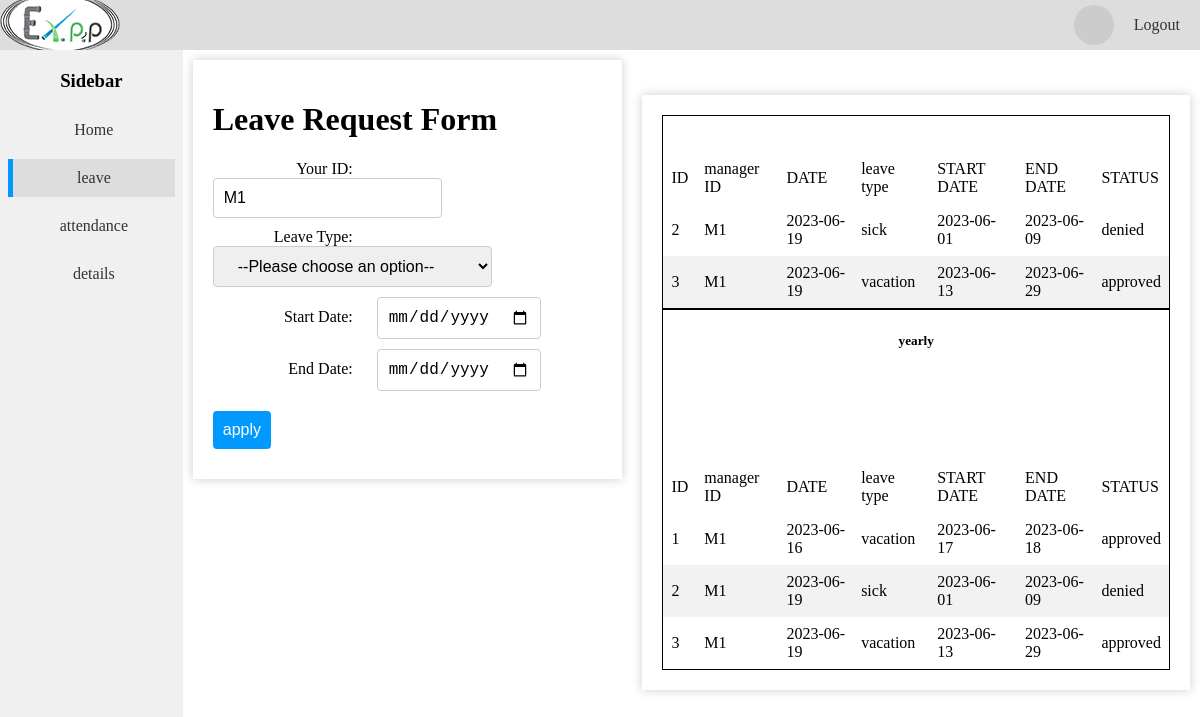
/managerleave.php (signed in), run on the app's committed database.
### tables this page shows
CREATE TABLE `employee_leave` (
  `leaveID` int(11) NOT NULL,
  `employeeID` int(11) DEFAULT NULL,
  `managerID` varchar(255) DEFAULT NULL,
  `date` date NOT NULL,
  `leavetype` varchar(50) NOT NULL,
  `startdate` date NOT NULL,
  `enddate` date NOT NULL,
  `status` varchar(15) NOT NULL
);

### managerleave.php (the view, shortened to what this page needs)
<!DOCTYPE html>
<html>
<head>
</head>
<body>
<div class="page-container">
  <?php include 'header.php'; ?>
  <div class="content-container">
  <div class="sidebar">
    <h3>Sidebar</h3>
    <a href="managerdashboard.php">Home</a>
    <a class="active"href="managerleave.php">leave</a>
    <a href="managerattendance.php">attendance</a>
    <a href="managerdetails.php">details</a>
  </div>
  <div class="rightofsidebar">
<div class="container">
   <h1>Leave Request Form</h1>
   <form action="fillleave.php" method="post"><label for="userID">Your ID:</label>
        <input type="text" id="userID" name="userID" value="<?php echo $_SESSION['user_type']; ?>" required><br>
        <label for="leavetype">Leave Type:</label>
        <select id="leavetype" name="leavetype" required>
            <option value="">--Please choose an option--</option>
        </select><br>
        <label for="startdate">Start Date:</label>
        <input type="date" id="startdate" name="startdate" required><br>
        <label for="enddate">End Date:</label>
        <input type="date" id="enddate" name="enddate" required>
        <input type="submit" value="apply">
    </form>
    </div>
    <div class="container">
     <div class="employee-info">
    <table>
            <thead> <br><br>
            <tr>
                <td>ID</td>
                <td>manager ID</td>
                <td>DATE</td>
                <td>leave type</td>
                <td>START DATE</td>
                <td>END DATE</td>
                <td>STATUS</td>
            </tr>
            </thead>
         <tbody>
            <?php
            require_once "connection.php";
            $sql = "SELECT * from employee_leave WHERE managerID IS NOT NULL  AND date=CURDATE()";
            $query = $conn->query($sql);
            if ($query->num_rows > 0) {
              while($row = $query->fetch_assoc()) {
                  echo "<tr>";
                  echo "<td>" . $row["leaveID"] . "</td>";
                  echo "<td>" . $row["managerID"] . "</td>";
                  echo "<td>" . $row["date"] . "</td>";
                  echo "<td>" . $row["leavetype"] . "</td>";
                  echo "<td>" . $row["startdate"] . "</td>";
                  echo "<td>" . $row["enddate"] . "</td>";
                  echo "<td>" . $row["status"] . "</td>";
                  echo "</tr>";
              }
          } else {
              echo "<tr><td colspan='11'>No results found</td></tr>";
          }
            ?>
         </tbody>
        </table>
    </div>
    <div class="employee-info">
    <div>
    <table>
    <h5>yearly</h5>
            <thead> <br><br>
            <tr>
                <td>ID</td>
                <td>manager ID</td>
                <td>DATE</td>
                <td>leave type</td>
                <td>START DATE</td>
                <td>END DATE</td>
                <td>STATUS</td>
            </tr>
            </thead>
         <tbody>
    <?php
        require_once "connection.php";
        $sql = "SELECT * from employee_leave WHERE managerID IS NOT NULL AND YEAR(date) = YEAR(CURDATE())";
        $query = $conn->query($sql);
        if ($query->num_rows > 0) {
            while($row = $query->fetch_assoc()) {
                echo "<tr>";
                echo "<td>" . $row["leaveID"] . "</td>";
                echo "<td>" . $row["managerID"] . "</td>";
                echo "<td>" . $row["date"] . "</td>";
                echo "<td>" . $row["leavetype"] . "</td>";
                echo "<td>" . $row["startdate"] . "</td>";
                echo "<td>" . $row["enddate"] . "</td>";
                echo "<td>" . $row["status"] . "</td>";
                echo "</tr>";
                echo '<br>';
            }
        } else {
            echo "<tr><td colspan='11'>No results found</td></tr>";
        }
        ?>
    </div>
    </div>
</div>
  </div>
  </div>
</body>
</html>

### managerleave.php (style rules this page uses)
body { margin: 0; padding: 0; display: flex; flex-direction: row; justify-content: flex-start; align-items: stretch; }
.page-container { display: flex; flex-direction: column; justify-content: flex-start; align-items: stretch; }
.content-container { display: flex; flex-direction: row; justify-content: flex-start; align-items: stretch; }
.sidebar { width: 200px; height: 100vh; background-color: #f0f0f0; padding: 20px; box-sizing: border-box; display: flex; flex-direction: column; justify-content: flex-start; align-items: center; }
.sidebar h3 { margin-top: 0; }
.sidebar a { display: block; margin-bottom: 10px; padding: 10px; width: 100%; text-align: center; text-decoration: none; color: #333; border-left: 5px solid transparent; }
.sidebar a.active, .sidebar a:hover { background-color: #ddd; border-left-color: #09f; }
.rightofsidebar { margin: 0; padding: 0; display: flex; flex-direction: row; justify-content: flex-start; align-items: baseline; }
.container { max-width: 600px; height: auto; margin: 10px; padding: 20px; background-color: #fff; box-shadow: 0 0 10px rgba(0,0,0,0.2); }
h3 { margin-top: 0; }
.employee-info { text-align: center; border-style: solid; border-width: 1px; border-color: #000000; background-color: #FFFFFF; }
table { border-collapse: collapse; width: 100%; }
th, td { text-align: left; padding: 8px; }
tr:nth-child(even) { background-color: #f2f2f2; }
form { display:block; flex-wrap :wrap; justify-content:left; align-items:center; }
label { display:inline-block; width :140px; text-align:right; margin-right :20px; }
input[type="submit"] { background-color:#09f ; color:#fff ; border:none ; border-radius :4px ; padding :10px ; cursor:pointer ; font-size :16px ; margin-top :10px ; }
input, select, textarea { position :inherits ; flex :1 ; padding :10px ; border :1px solid #ccc ; border-radius :4px ; box-sizing:border-box ; margin-bottom :10px ; font-size :16px ; }
select { width :inherit ; padding-left: 20px; padding-right: 40px; }

### data on the page
employee_leave: leaveID "2", managerID "M1", date "2023-06-19", leavetype "sick", startdate "2023-06-01", enddate "2023-06-09", status "denied"
employee_leave: leaveID "3", managerID "M1", date "2023-06-19", leavetype "vacation", startdate "2023-06-13", enddate "2023-06-29", status "approved"
employee_leave: leaveID "1", managerID "M1", date "2023-06-16", leavetype "vacation", startdate "2023-06-17", enddate "2023-06-18", status "approved"
